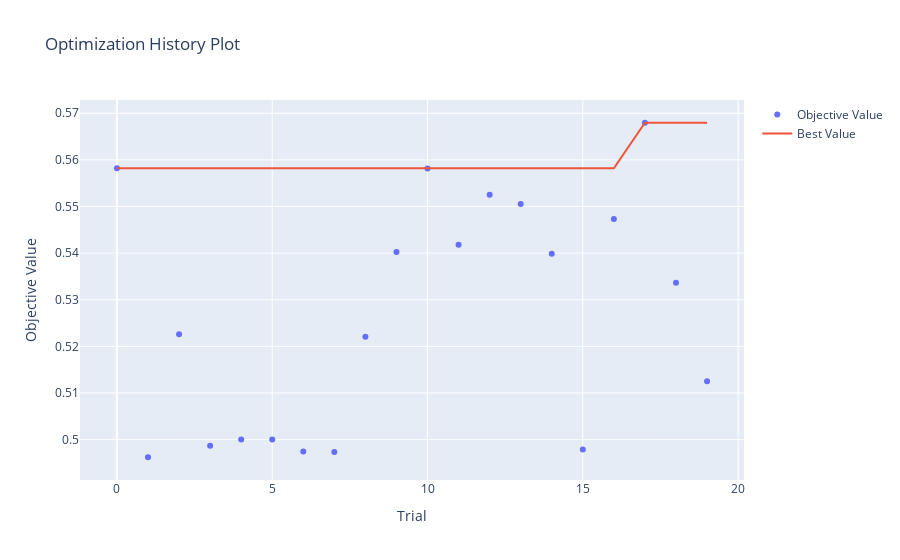

The notebook cell this image was saved under:
### Code cell
#RF optm history

optuna.visualization.plot_optimization_history(rf_auc_study)

### Figure 1 — Plotly figure (JSON) as saved in the notebook; plotly's stock layout.template omitted (floating-point values rounded to 4 significant figures)
{"data": [{"mode": "markers", "name": "Objective Value", "type": "scatter", "x": [0, 1, 2, 3, 4, 5, 6, 7, 8, 9, 10, 11, 12, 13, 14, 15, 16, 17, 18, 19], "y": [0.5582, 0.4962, 0.5226, 0.4987, 0.5, 0.5, 0.4975, 0.4973, 0.5221, 0.5403, 0.5581, 0.5418, 0.5525, 0.5505, 0.5399, 0.4979, 0.5473, 0.568, 0.5336, 0.5125]}, {"mode": "lines", "name": "Best Value", "type": "scatter", "x": [0, 1, 2, 3, 4, 5, 6, 7, 8, 9, 10, 11, 12, 13, 14, 15, 16, 17, 18, 19], "y": [0.5582, 0.5582, 0.5582, 0.5582, 0.5582, 0.5582, 0.5582, 0.5582, 0.5582, 0.5582, 0.5582, 0.5582, 0.5582, 0.5582, 0.5582, 0.5582, 0.5582, 0.568, 0.568, 0.568]}, {"marker": {"color": "#cccccc"}, "mode": "markers", "name": "Infeasible Trial", "showlegend": false, "type": "scatter", "x": [], "y": []}], "layout": {"title": {"text": "Optimization History Plot"}, "xaxis": {"title": {"text": "Trial"}}, "yaxis": {"title": {"text": "Objective Value"}}}}
